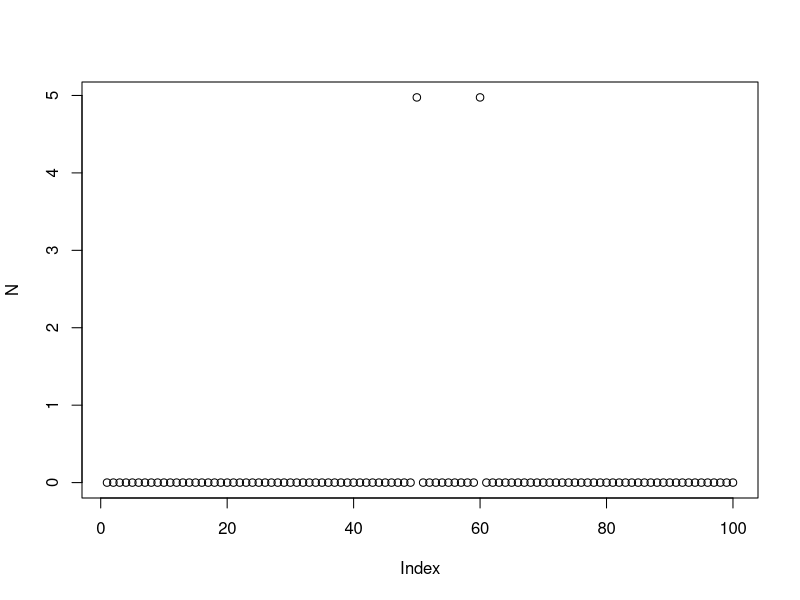

This chart was generated by the following R code:
d <- 0.1
n <- 100
N <- rep(0,n)
N[50] <-100 #initial generation
N[60] <- 80 #other generation
tmax <- 50

#changes for local Wicker groth (or Logistics)
r <- 1
K <- 1000

# creation of universe, the particles on the edge dissapear
for(t in 2:tmax) {
  Nnew <- rep(0,n)
  Nnew[1] <- N[1]*exp(r*(1-N[1]/K) -2*d*N[1] + d*N[2])
  Nnew[n] <- N[n]*exp(r*(1-N[n]/K) -2*d*N[n] + d*N[n-1])
  
  #loop throug all the other cells
  for(i in 2:(n-1)) {
    Nnew[i] <- N[i]*exp(r*(1-N[i]/K) -2*d*N[i] + d*N[i-1]+ d*N[i+1])
    
  }
  # set 
  N <-Nnew
}

plot(N)